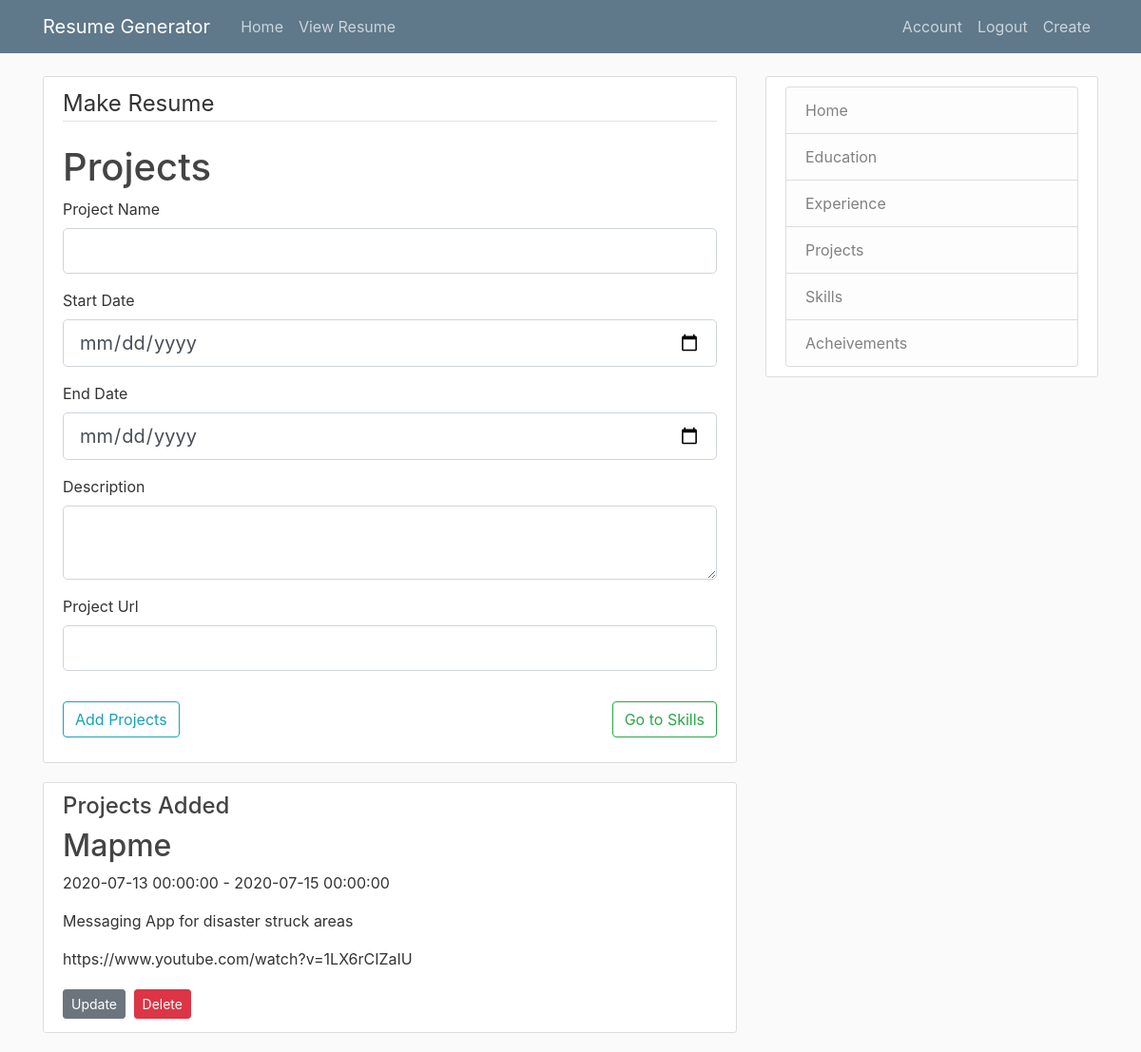
The app's page /resume/new/projects (signed in), older data.
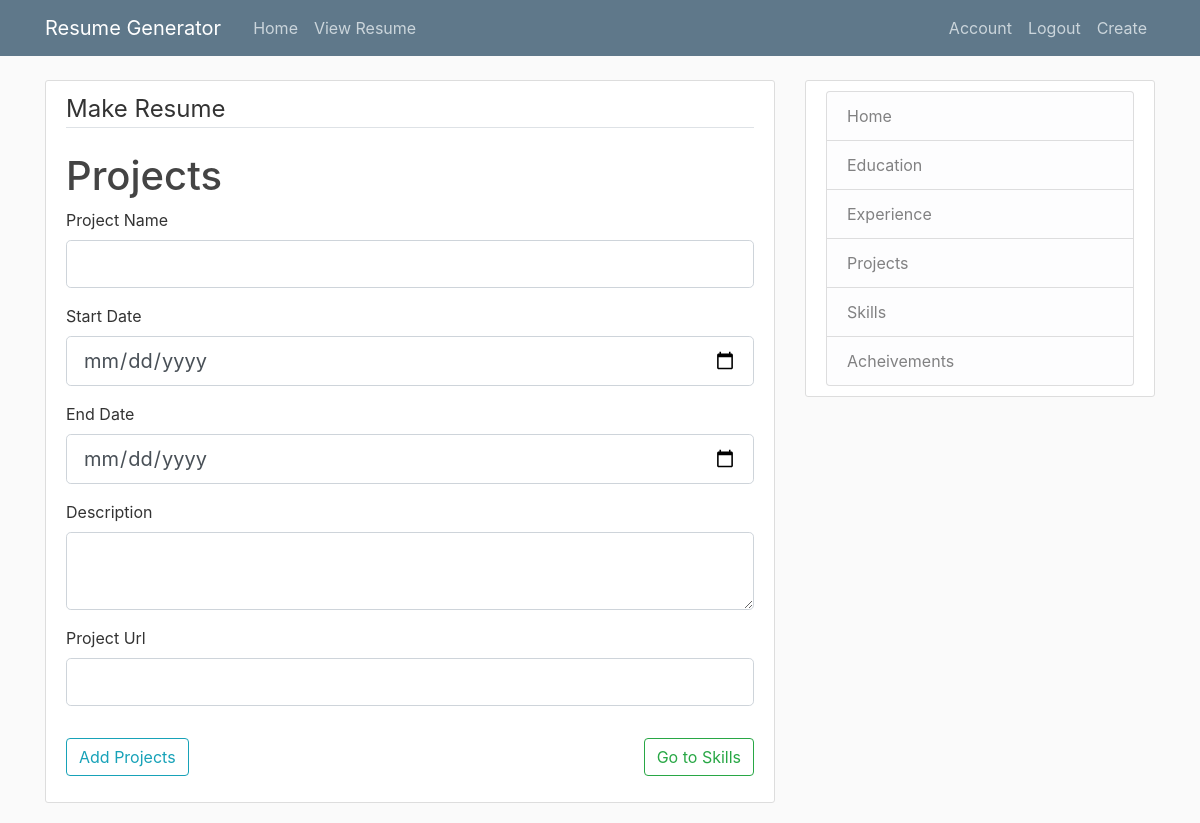
The same page, newer data.
### resume/models.py (models this page shows, shortened)
class projects(db.Model):
    id = db.Column(db.Integer, primary_key=True)
    projectname = db.Column(db.String(100),nullable=False)
    startpro = db.Column(db.DateTime,nullable=False,default=datetime.today())
    endpro = db.Column(db.DateTime,nullable=False,default=datetime.today())
    description = db.Column(db.Text,default=None)
    url = db.Column(db.String(100),default=None)
    user_id= db.Column(db.Integer,db.ForeignKey('user.id'),nullable=False)

### resume/routes.py (the view)
@app.route("/resume/new/projects",methods=['GET','POST'])
@login_required
def  postprojects():
    form = userpro()
    proadded = projects.query.filter_by(pro=current_user).all()
    if form.validate_on_submit():
        pro = projects(projectname=form.projectname.data,startpro=form.startpro.data,endpro=form.endpro.data,description=form.description.data,url=form.url.data,pro=current_user)
        db.session.add(pro)
        db.session.commit()
        return redirect(url_for("postprojects"))
    return render_template("projects.html",title="Projects",form=form,proadded=proadded)

### resume/forms.py
class userpro(FlaskForm):
    projectname = StringField("Project Name",
        validators=[DataRequired(),Length(min=3)])
    startpro = DateField('Start Date', format='%Y-%m-%d',
         validators=[DataRequired()])
    endpro  = DateField('End Date', format='%Y-%m-%d',
        validators=[DataRequired()])
    description = TextAreaField("Description",
        validators=[Length(min=10)])
    url = StringField("Project Url",
        validators=[Length(min=5)])
    submit = SubmitField("Add Projects")

### resume/models.py (called while the page is built)
@login_manager.user_loader
def load_user(id):
    return user.query.get(int(id))

### resume/templates/projects.html (shortened to what this page needs)
{%  extends "layout.html" %}
{% block content %}
<div class="content-section">
    <form method="POST" action="">
        <fieldset class="form-group" id="cloneunder">
            <legend class="border-bottom mb-4">Make Resume</legend>
            <h1>Projects</h1>
            <div id="skillclass">
        <div class="form-group">
            {{ form.projectname.label(class="form-control-label") }}
            {% if form.projectname.errors %}
                {{ form.projectname(class="form-control form-control-lg is-invalid") }}
            <div class="invalid-feedback">
                {% for error in form.projectname.errors %}
                    <span>{{error}}</span>
                {% endfor %}
            </div>
            {% else %}
            {{ form.projectname(class="form-control form-control-lg") }}
            {% endif %}
        </div>
        <div class="form-group">
            {{ form.startpro.label(class="form-control-label") }}
            {% if form.startpro.errors %}
                {{ form.startpro(class="form-control form-control-lg is-invalid") }}
            <div class="invalid-feedback">
                {% for error in form.startpro.errors %}
                    <span>{{error}}</span>
                {% endfor %}
            </div>
            {% else %}
            {{ form.startpro(class="form-control form-control-lg") }}
            {% endif %}
        </div>
        <div class="form-group">
            {{ form.endpro.label(class="form-control-label") }}
            {% if form.endpro.errors %}
                {{ form.endpro(class="form-control form-control-lg is-invalid") }}
            <div class="invalid-feedback">
                {% for error in form.endpro.errors %}
                    <span>{{error}}</span>
                {% endfor %}
            </div>
            {% else %}
            {{ form.endpro(class="form-control form-control-lg") }}
            {% endif %}
        </div>
        <div class="form-group">
            {{ form.description.label(class="form-control-label") }}
            {% if form.description.errors %}
                {{ form.description(class="form-control form-control-lg is-invalid") }}
            <div class="invalid-feedback">
                {% for error in form.description.errors %}
                    <span>{{error}}</span>
                {% endfor %}
            </div>
            {% else %}
            {{ form.description(class="form-control form-control-lg") }}
            {% endif %}
        </div>
        <div class="form-group">
            {{ form.url.label(class="form-control-label") }}
            {% if form.url.errors %}
                {{ form.url(class="form-control form-control-lg is-invalid") }}
            <div class="invalid-feedback">
                {% for error in form.url.errors %}
                    <span>{{error}}</span>
                {% endfor %}
            </div>
            {% else %}
            {{ form.url(class="form-control form-control-lg") }}
            {% endif %}
        </div>
    </div>
    </fieldset>
    <a href="/resume/new/skills" class="btn btn-outline-success" style="float: right;">Go to Skills</a>
    <div class="form-group">
        {{ form.submit(class="btn btn-outline-info") }}
    </div>
</form>
</div>
{% if proadded and title == "Projects" %}
<div class="content-section">
<h4>Projects Added</h4>
{% for project in proadded %}
<article>
    <h2>{{ project.projectname }}</h2>
    <p class="subDetails">{{ project.startpro }} - {{ project.endpro }} </p>
    <p>{{ project.description }}</p>
    <p>{{ project.url }}</p>
</article>
<div>
    <a class="btn btn-secondary btn-sm mt-1 mb-1" href="{{ url_for('update_pro', project_id=project.id) }}">Update</a>
    <button type="button" class="btn btn-danger btn-sm m-1" data-toggle="modal" data-target="#deleteModal">Delete</button>
  </div>
{% endfor %}
</div>
{% endif %}
{%  endblock content  %}

Row changes from the older to the newer data that the page shows:
removed projects: projectname "Mapme", startpro "2020-07-13 00:00:00", endpro "2020-07-15 00:00:00", description "Messaging App for disaster struck areas", url "https://www.youtube.com/watch?v=1LX6rCIZaIU"
Text that changed along with them:
text no longer shown: "Projects Added"
